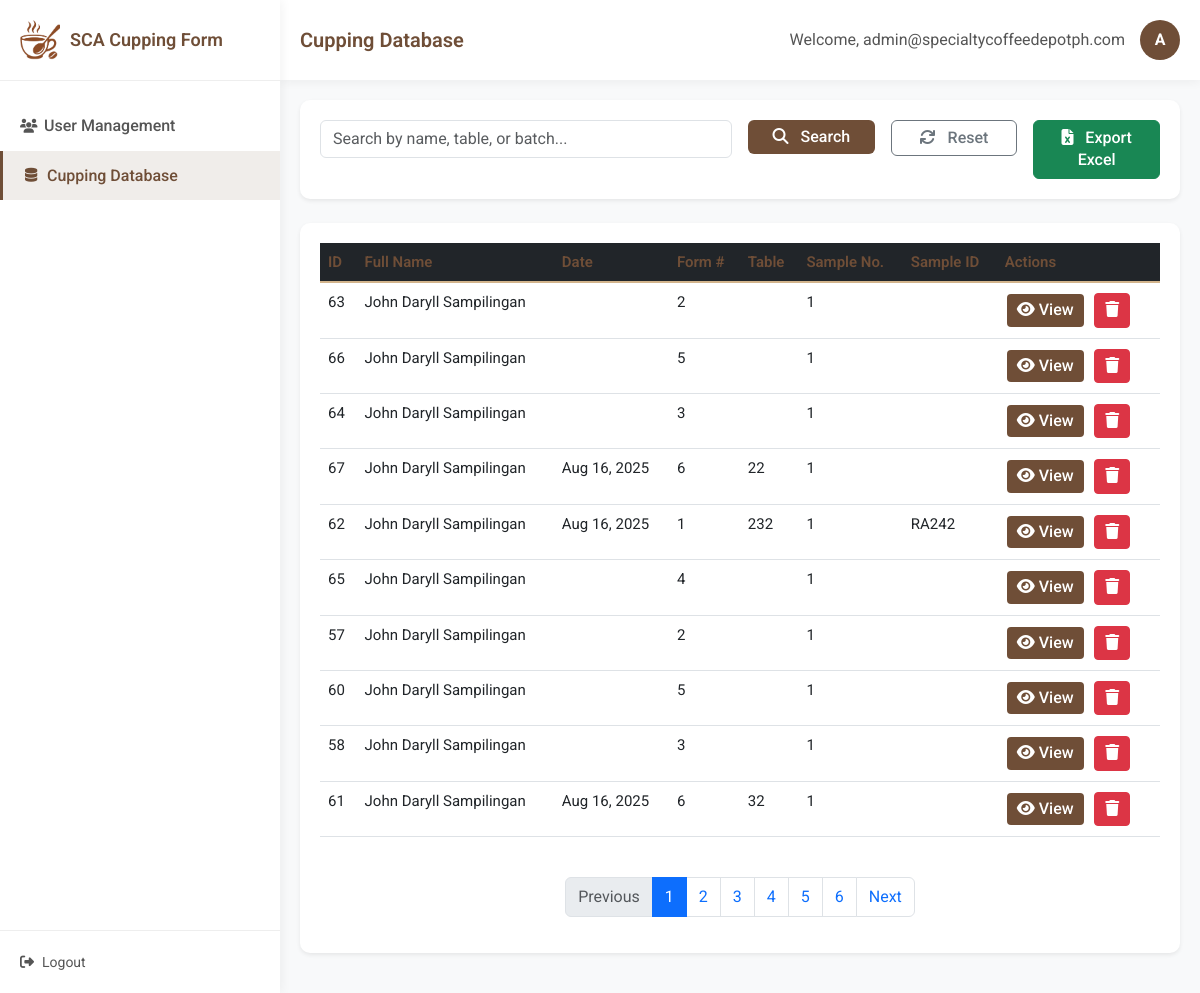
/database_form.php (signed in), run on the app's committed database.
### tables this page shows
CREATE TABLE `cupping_forms` (
  `id` int(11) NOT NULL,
  `user_id` int(11) NOT NULL,
  `user_name` varchar(100) NOT NULL,
  `submission_date` datetime NOT NULL,
  `form_date` date NOT NULL,
  `form_number` int(11) NOT NULL DEFAULT 1,
  `table_no` varchar(50) NOT NULL,
  `batch_number` int(11) NOT NULL,
  `sample_id` varchar(100) DEFAULT NULL,
  `fragrance_intensity` int(11) NOT NULL DEFAULT 3,
  `fragrance_attributes` text DEFAULT NULL,
  `fragrance_others_text` text DEFAULT NULL,
  `flavor_intensity` int(11) NOT NULL DEFAULT 3,
  `flavor_attributes` text DEFAULT NULL,
  `flavor_others_text` text DEFAULT NULL,
  `body_intensity` int(11) NOT NULL DEFAULT 3,
  `body_type` text DEFAULT NULL,
  `body_others_text` text DEFAULT NULL,
  `acidity_intensity` int(11) NOT NULL DEFAULT 3,
  `acidity_type` text DEFAULT NULL,
  `acidity_others_text` text DEFAULT NULL,
  `sweetness_intensity` int(11) NOT NULL DEFAULT 3,
  `sweetness_type` text DEFAULT NULL,
  `sweetness_others_text` text DEFAULT NULL,
  `general_notes` text DEFAULT NULL,
  `created_at` timestamp NOT NULL DEFAULT current_timestamp()
);

CREATE TABLE `users` (
  `id` int(11) NOT NULL,
  `full_name` varchar(100) NOT NULL,
  `email` varchar(255) NOT NULL,
  `password` varchar(255) NOT NULL,
  `role` enum('admin','user') DEFAULT 'user',
  `is_approved` tinyint(1) DEFAULT 0,
  `created_at` timestamp NOT NULL DEFAULT current_timestamp()
);

### database_form.php (the view, shortened to what this page needs)
<?php
require 'db.php';
$search = $_GET['search'] ?? '';
$page = max(1, $_GET['page'] ?? 1);
$per_page = 10;
$offset = ($page - 1) * $per_page;
        $query = "SELECT
            cf.id,
            cf.user_id,
            u.full_name,
            cf.user_name,
            DATE_FORMAT(cf.form_date, '%b %d, %Y') as formatted_date,
            cf.form_number,
            cf.table_no,
            cf.batch_number,
            cf.sample_id,
            cf.fragrance_intensity,
            cf.flavor_intensity,
            cf.body_intensity,
            cf.acidity_intensity,
            cf.sweetness_intensity,
            COUNT(*) OVER() as total_count
          FROM cupping_forms cf
          LEFT JOIN users u ON cf.user_id = u.id";
$query .= " ORDER BY cf.submission_date DESC LIMIT ? OFFSET ?";
$stmt = $conn->prepare($query);
if (!empty($search)) {
    $stmt->bind_param("ssssii", $search_param, $search_param, $search_param, $search_param, $per_page, $offset);
} else {
    $stmt->bind_param("ii", $per_page, $offset);
}
$stmt->execute();
$result = $stmt->get_result();
$total_count = 0;
?>
<!DOCTYPE html>
<html lang="en">
<head>
    <link href="https://cdn.jsdelivr.net/npm/bootstrap@5.3.0/dist/css/bootstrap.min.css" rel="stylesheet">
    <link rel="stylesheet" href="https://cdnjs.cloudflare.com/ajax/libs/font-awesome/6.4.0/css/all.min.css">
    <link rel="stylesheet" href="styles.css">
</head>
<body>
    <div class="admin-container">
        <nav class="sidebar">
            <div class="sidebar-header">
                <img src="img/1.png" alt="Logo" class="sidebar-logo">
                <h3>SCA Cupping Form</h3>
            </div>
            <ul class="sidebar-menu">
                <li><a href="dashboard.php"><i class="fas fa-users"></i> User Management</a></li>
                <li class="active"><a href="database_form.php"><i class="fas fa-database"></i> Cupping Database</a></li>
            </ul>
            <div class="sidebar-footer">
                <a href="logout.php" class="logout-btn"><i class="fas fa-sign-out-alt"></i> Logout</a>
            </div>
        </nav>
        <main class="main-content">
            <header class="main-header">
                <h1>Cupping Database</h1>
                <div class="user-info">
                    <span>Welcome, <?= htmlspecialchars($_SESSION['email']) ?></span>
                    <div class="avatar"><?= strtoupper(substr($_SESSION['email'], 0, 1)) ?></div>
                </div>
            </header>
            <div class="content-wrapper">
                <div class="card shadow-sm mb-4">
                    <div class="card-body">
                        <form method="GET" class="row g-3">
                            <div class="col-md-6">
                                <input type="text" name="search" class="form-control"
                                       placeholder="Search by name, table, or batch..."
                                       value="<?= htmlspecialchars($search) ?>">
                            </div>
                            <div class="col-md-2">
                                <button type="submit" class="btn btn-primary w-100">
                                    <i class="fas fa-search me-2"></i> Search
                                </button>
                            </div>
                            <div class="col-md-2">
                                <a href="database_form.php" class="btn btn-outline-secondary w-100">
                                    <i class="fas fa-sync me-2"></i> Reset
                                </a>
                            </div>
                            <div class="col-md-2">
                                <a href="export_cupping.php" class="btn btn-success w-100">
                                    <i class="fas fa-file-excel me-2"></i> Export Excel
                                </a>
                            </div>
                        </form>
                    </div>
                </div>
                <div class="card shadow-sm">
                    <div class="card-body">
                        <div class="table-responsive">
                            <table class="table table-hover">
                                <thead class="table-dark">
                                    <tr>
                                        <th>ID</th>
                                        <th>Full Name</th>
                                        <th>Date</th>
                                        <th>Form #</th>
                                        <th>Table</th>
                                        <th>Sample No.</th>
                                        <th>Sample ID</th>
                                        <th>Actions</th>
                                    </tr>
                                </thead>
                                <tbody>
                                    <?php while ($row = $result->fetch_assoc()):
                                        $total_count = $row['total_count'] ?? 0; ?>
                                    <tr>
                                        <td><?= $row['id'] ?></td>
                                        <td><?= htmlspecialchars($row['full_name'] ?? 'N/A') ?></td>
                                        <td><?= $row['formatted_date'] ?></td>
                                        <td><?= $row['form_number'] ?></td>
                                        <td><?= htmlspecialchars($row['table_no']) ?></td>
                                        <td><?= $row['batch_number'] ?></td>
                                        <td><?= htmlspecialchars($row['sample_id'] ?? 'N/A') ?></td>
                                        <td class="action-buttons">
                                            <button class="btn btn-sm btn-primary view-details"
                                                    data-id="<?= $row['id'] ?>">
                                                <i class="fas fa-eye"></i> View
                                            </button>
                                            <button class="btn btn-sm btn-danger delete-entry"
                                                    data-id="<?= $row['id'] ?>">
                                                <i class="fas fa-trash"></i>
                                            </button>
                                        </td>
                                    </tr>
                                    <?php endwhile; ?>
                                </tbody>
                            </table>
                        </div>
                        <?php if ($total_count > $per_page): ?>
                        <nav aria-label="Page navigation">
                            <ul class="pagination mt-4">
                                <?php $total_pages = ceil($total_count / $per_page); ?>
                                <li class="page-item <?= $page <= 1 ? 'disabled' : '' ?>">
                                    <a class="page-link" href="?search=<?= urlencode($search) ?>&page=<?= $page-1 ?>">
                                        Previous
                                    </a>
                                </li>
                                <?php for ($i = 1; $i <= $total_pages; $i++): ?>
                                <li class="page-item <?= $i == $page ? 'active' : '' ?>">
                                    <a class="page-link" href="?search=<?= urlencode($search) ?>&page=<?= $i ?>">
                                        <?= $i ?>
                                    </a>
                                </li>
                                <?php endfor; ?>
                                <li class="page-item <?= $page >= $total_pages ? 'disabled' : '' ?>">
                                    <a class="page-link" href="?search=<?= urlencode($search) ?>&page=<?= $page+1 ?>">
                                        Next
                                    </a>
                                </li>
                            </ul>
                        </nav>
                        <?php endif; ?>
                    </div>
                </div>
            </div>
        </main>
    </div>
</body>
</html>

### styles.css (style rules this page uses)
:root { --primary-color: #6F4E37; --secondary-color: #C4A484; --accent-color: #D2B48C; --dark-color: #3E2723; --light-color: #F5F5F5; --sidebar-width: 280px; }
body { font-family: 'Roboto', -apple-system, BlinkMacSystemFont, 'Segoe UI', 'Helvetica Neue', Arial, 'Noto Sans', sans-serif, 'Apple Color Emoji', 'Segoe UI Emoji', 'Segoe UI Symbol', 'Noto Color Emoji'; background-color: #f8f9fa; color: #333; line-height: 1.6; font-size: 16px; -webkit-font-smoothing: antialiased; -moz-osx-font-smoothing: grayscale; }
.admin-container { display: flex; min-height: 100vh; }
.sidebar { width: var(--sidebar-width); background: white; box-shadow: 2px 0 10px rgba(0, 0, 0, 0.05); position: fixed; height: 100%; transition: all 0.3s; z-index: 1000; }
.sidebar-header { padding: 20px; border-bottom: 1px solid #eee; display: flex; align-items: center; }
.sidebar-header h3 { margin: 0; margin-left: 10px; font-weight: 600; color: var(--primary-color); }
.sidebar-logo { width: 40px; height: 40px; object-fit: cover; }
.sidebar-menu { list-style: none; padding: 0; margin: 20px 0; }
.sidebar-menu li { padding: 12px 20px; transition: all 0.3s; }
.sidebar-menu li a { color: #555; text-decoration: none; display: flex; align-items: center; white-space: nowrap; }
.sidebar-menu li a i { margin-right: 8px; width: 16px; text-align: center; font-size: 14px; }
.sidebar-menu li.active { background-color: rgba(111, 78, 55, 0.1); border-left: 3px solid var(--primary-color); }
.sidebar-menu li.active a { color: var(--primary-color); font-weight: 500; }
.sidebar-footer { position: absolute; bottom: 0; width: 100%; padding: 20px; border-top: 1px solid #eee; }
.logout-btn { display: flex; align-items: center; color: #555; text-decoration: none; transition: all 0.3s; white-space: nowrap; font-size: 14px; }
.logout-btn i { margin-right: 8px; font-size: 14px; }
.main-content { flex: 1; margin-left: var(--sidebar-width); background-color: #f8f9fa; min-height: 100vh; }
.main-header { background: white; padding: 20px; display: flex; justify-content: space-between; align-items: center; box-shadow: 0 2px 10px rgba(0, 0, 0, 0.05); }
.main-header h1 { font-size: 20px; font-weight: 600; margin: 0; color: var(--primary-color); }
.user-info { display: flex; align-items: center; }
.user-info span { margin-right: 15px; color: #555; }
.avatar { width: 40px; height: 40px; background-color: var(--primary-color); color: white; border-radius: 50%; display: flex; align-items: center; justify-content: center; font-weight: bold; }
.content-wrapper { padding: 20px; }
.card { border: none; border-radius: 10px; box-shadow: 0 4px 6px rgba(0, 0, 0, 0.05); margin-bottom: 20px; transition: transform 0.3s, box-shadow 0.3s; }
.card-body { padding: 20px; }
.btn-primary { background-color: var(--primary-color); border: none; transition: all 0.3s; }
.table { color: #333; }
.table th { font-weight: 600; color: var(--primary-color); border-bottom: 2px solid var(--accent-color); }
.action-buttons .btn { margin-right: 5px; margin-bottom: 5px; }
.table td .btn { margin-right: 5px; padding: 5px 10px; }
* { box-sizing: border-box; }
input, select, textarea, button { font-size: 16px; }
.btn { font-weight: 500; font-size: 16px; line-height: 1.4; }
.table th, .table td { font-size: 15px; line-height: 1.5; }
.sidebar-menu li a { font-size: 16px; font-weight: 500; }
.sidebar-header h3 { font-size: 18px; font-weight: 600; }

### database_form.php (style rules this page uses)
.table-responsive { overflow-x: auto; }
.pagination { justify-content: center; }
.action-buttons .btn { margin: 2px; }

### data on the page
cupping_forms: id "63", user.full_name "John Daryll Sampilingan", form_number "2", batch_number "1"
cupping_forms: id "66", user.full_name "John Daryll Sampilingan", form_number "5", batch_number "1"
cupping_forms: id "64", user.full_name "John Daryll Sampilingan", form_number "3", batch_number "1"
cupping_forms: id "67", user.full_name "John Daryll Sampilingan", formatted_date "Aug 16, 2025", form_number "6", table_no "22", batch_number "1"
cupping_forms: id "62", user.full_name "John Daryll Sampilingan", formatted_date "Aug 16, 2025", form_number "1", table_no "232", batch_number "1", sample "RA242"
cupping_forms: id "65", user.full_name "John Daryll Sampilingan", form_number "4", batch_number "1"
cupping_forms: id "57", user.full_name "John Daryll Sampilingan", form_number "2", batch_number "1"
cupping_forms: id "60", user.full_name "John Daryll Sampilingan", form_number "5", batch_number "1"
cupping_forms: id "58", user.full_name "John Daryll Sampilingan", form_number "3", batch_number "1"
cupping_forms: id "61", user.full_name "John Daryll Sampilingan", formatted_date "Aug 16, 2025", form_number "6", table_no "32", batch_number "1"

### other printed values
$_SESSION['email'] "admin@specialtycoffeedepotph.com"
substr($_SESSION['email'], 0, 1) "A"
